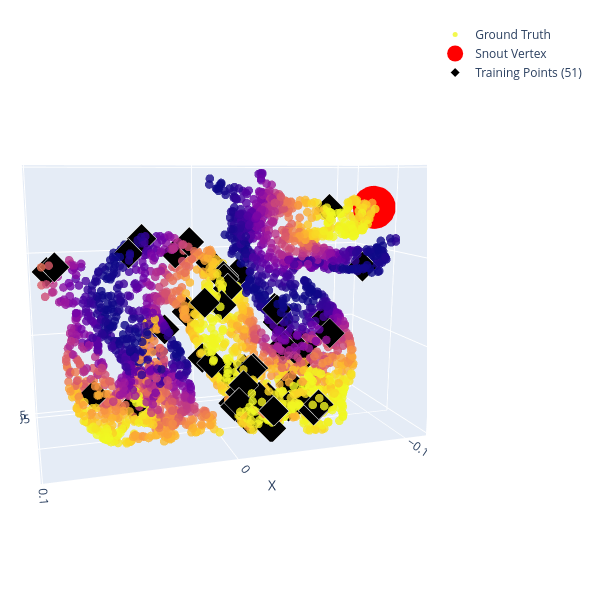

Source (notebook cell):
### Code cell
snout_vertex = 7

# Full visualization with visible training points
fig = go.Figure(data=[
    # Original scatter plot (you can uncomment this)
    go.Scatter3d(
        x=X[:,0], y=X[:,1], z=X[:,2], 
        mode='markers', 
        marker=dict(size=5, color=y, colorscale='plasma', opacity=0.8),
        name='Ground Truth'
    ),
    # Red point for snout vertex
    go.Scatter3d(
        x=[vertices[snout_vertex, 0]], 
        y=[vertices[snout_vertex, 1]], 
        z=[vertices[snout_vertex, 2]],
        mode='markers',
        marker=dict(size=25, color='red'),
        name='Snout Vertex'
    ),
    # Black training points - LARGE with white outline for visibility
    go.Scatter3d(
        x=X[indices_train, 0], 
        y=X[indices_train, 1], 
        z=X[indices_train, 2],
        mode='markers',
        marker=dict(
            size=10, 
            color='black', 
            line=dict(width=3, color='white'),  # White outline makes them pop
            symbol='diamond'
        ),
        name='Training Points (51)'
    )
])

fig.update_layout(
    scene=dict(
        xaxis_title='X', yaxis_title='Y', zaxis_title='Z',
        camera=dict(eye=dict(x=0.75, y=2.5, z=0.5))
    ),
    width=600, height=600, 
    margin=dict(r=30, b=20, l=20, t=20)
)
fig.show()

### Figure 1 — Plotly figure (JSON) as saved in the notebook; plotly's stock layout.template omitted (floating-point values rounded to 4 significant figures; data arrays with more than 128 entries replaced by an {"elided": "..."} marker saying what was removed)
{"data": [{"marker": {"color": {"elided": "3000 float values"}, "colorscale": [[0, "#0d0887"], [0.1111, "#46039f"], [0.2222, "#7201a8"], [0.3333, "#9c179e"], [0.4444, "#bd3786"], [0.5556, "#d8576b"], [0.6667, "#ed7953"], [0.7778, "#fb9f3a"], [0.8889, "#fdca26"], [1, "#f0f921"]], "opacity": 0.8, "size": 5}, "mode": "markers", "name": "Ground Truth", "type": "scatter3d", "x": {"elided": "3000 float values"}, "y": {"elided": "3000 float values"}, "z": {"elided": "3000 float values"}}, {"marker": {"color": "red", "size": 25}, "mode": "markers", "name": "Snout Vertex", "type": "scatter3d", "x": [-0.0984], "y": [-0.0003621], "z": [0.1769]}, {"marker": {"color": "black", "line": {"color": "white", "width": 3}, "size": 10, "symbol": "diamond"}, "mode": "markers", "name": "Training Points (51)", "type": "scatter3d", "x": [-0.07277, -0.09122, -0.02054, -0.0602, -0.07748, -0.0476, -0.05025, -0.06037, -0.06837, -0.06037, -0.06644, -0.06924, -0.04646, -0.04497, -0.03935, -0.02555, -0.03703, -0.0441, -0.05792, -0.04482, -0.02679, -0.01838, -0.04945, -0.02127, -0.03027, -0.009219, -0.01509, -0.01326, -0.01084, -0.01274, -0.01764, -0.0204, -0.01832, 0.001037, -0.008923, -0.008549, 0.009977, -0.00379, -0.009402, 0.00393, 0.03746, -0.003875, 0.01567, 0.04638, 0.005894, 0.09158, 0.08741, 0.009977, 0.02506, 0.06983, 0.0448], "y": [-0.007463, 0.001463, -0.02292, -0.01044, -0.01697, 0.03252, 0.03314, -0.02977, -0.03126, -0.03214, 0.01102, -0.0323, -0.001509, -0.02359, -0.005023, 0.02474, 0.0009171, -0.03004, -0.02829, -0.0176, 0.02477, 0.009451, -0.01963, 0.01567, -0.03829, 0.01592, -0.01374, -0.004137, 0.01301, 0.01341, -0.03039, 0.007884, 0.01033, -0.004488, -0.01359, -0.01116, -0.02, -0.02365, -0.006743, -0.01507, -0.02275, -0.0006717, -0.03251, -0.01534, -0.001311, -0.01016, -0.0086, -0.02917, -0.02219, 0.0009128, -0.02234], "z": [0.1759, 0.1416, 0.1372, 0.05329, 0.1075, 0.06655, 0.0701, 0.06044, 0.07837, 0.0605, 0.1046, 0.08657, 0.05724, 0.1143, 0.1174, 0.05559, 0.0554, 0.0541, 0.09072, 0.1066, 0.06575, 0.05507, 0.09031, 0.07173, 0.07181, 0.06946, 0.05851, 0.05973, 0.07443, 0.07863, 0.07197, 0.08653, 0.08639, 0.08772, 0.1375, 0.1361, 0.1574, 0.1442, 0.1311, 0.08827, 0.1598, 0.1227, 0.1493, 0.1523, 0.1245, 0.1446, 0.1472, 0.114, 0.1057, 0.07687, 0.05984]}], "layout": {"height": 600, "margin": {"b": 20, "l": 20, "r": 30, "t": 20}, "scene": {"camera": {"eye": {"x": 0.75, "y": 2.5, "z": 0.5}}, "xaxis": {"title": {"text": "X"}}, "yaxis": {"title": {"text": "Y"}}, "zaxis": {"title": {"text": "Z"}}}, "width": 600}}
